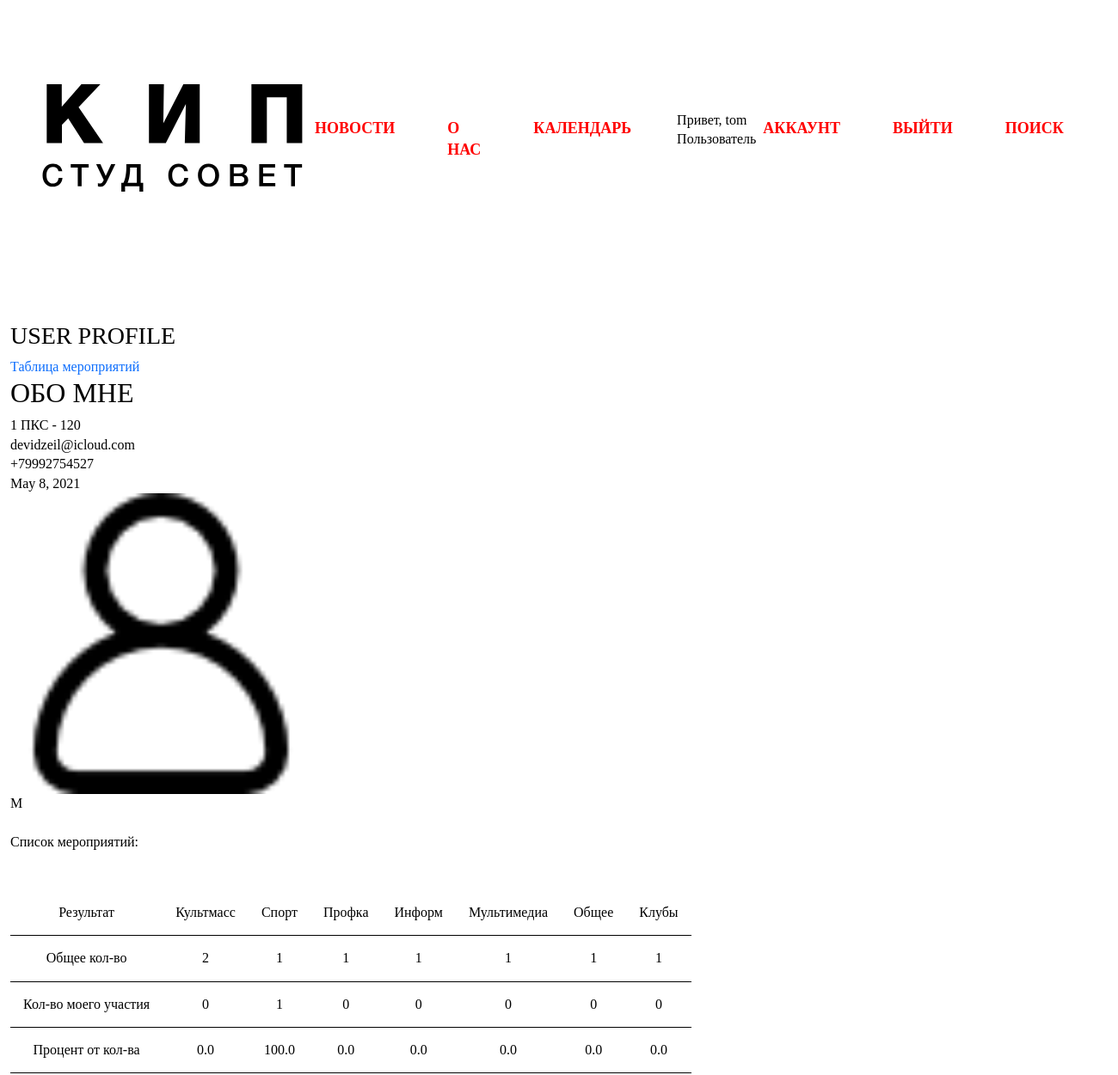
The page /user/ (signed in, upper part) on the database as committed earlier.
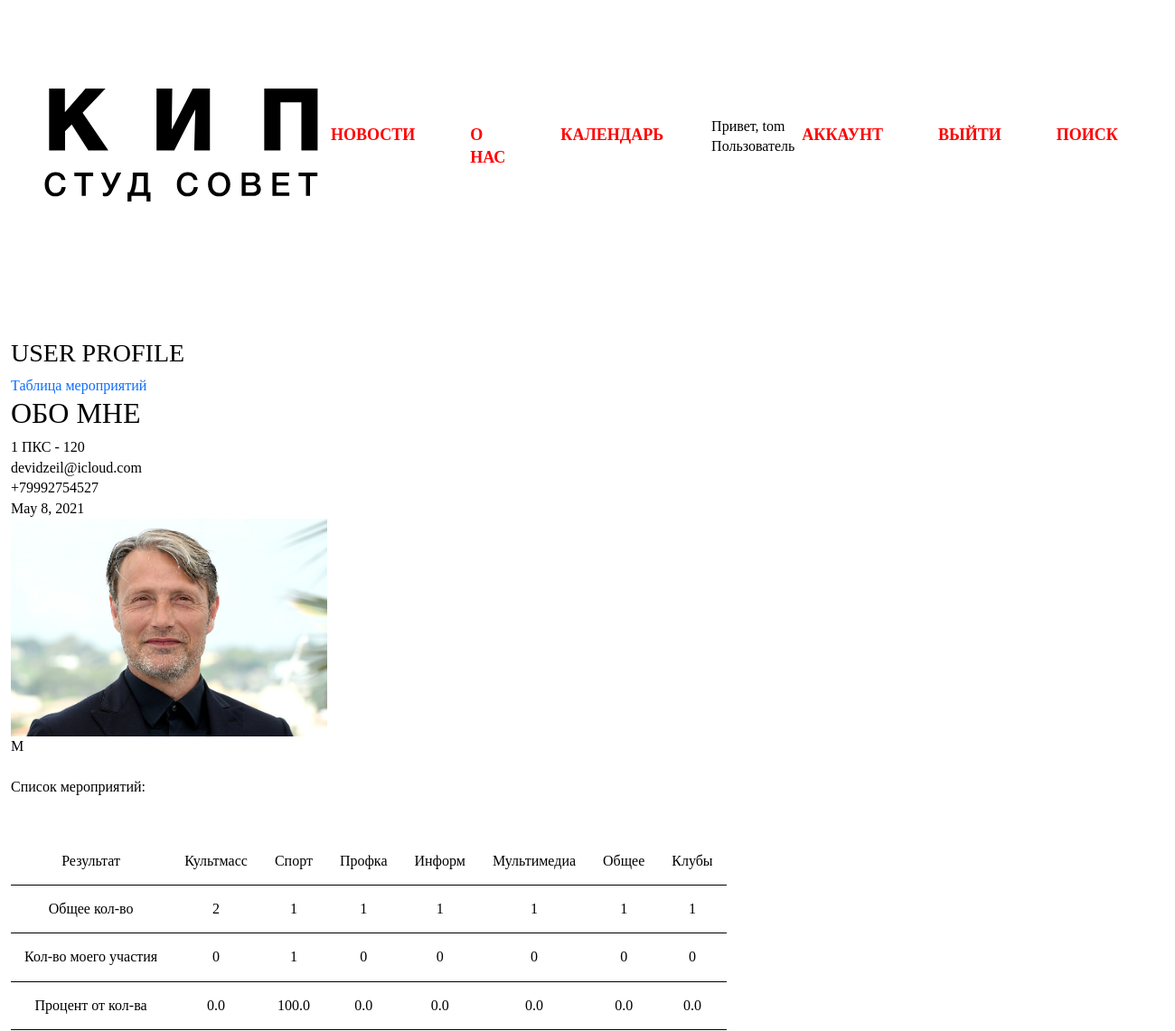
The same page on the database as committed later.
### accounts/models.py (models this page shows)
class Student(models.Model):
    user        = models.OneToOneField(User, null=True, on_delete=models.CASCADE)
    group       = models.ForeignKey(Company, null=True, on_delete=models.SET_NULL)
    fio         = models.CharField(max_length=200, null=True)
    email       = models.CharField(max_length=200, null=True)
    phone       = models.CharField(max_length=200, null=True)
    birthday    = models.DateField(null=True)
    profile_pic = models.ImageField(default='avatar.png', null=True, blank=True)
    SEX = (
            ('М', 'М'),
            ('Ж', 'Ж')
    )
    sex         = models.CharField(max_length=200, null=True, choices=SEX)
    date_created= models.DateTimeField(auto_now_add=True, null=True)
    def __str__(self):
        return self.fio

class Company(models.Model):
    COURCE = (
            ('1', '1'),
            ('2', '2'),
            ('3', '3'),
            ('4', '4')
    )
    сourse      = models.CharField(max_length=200, null=True, choices=COURCE)
    specialty   = models.ForeignKey(Specialty, null=True, on_delete=models.SET_NULL)
    group_number= models.CharField(max_length=200, null=True)
    def __str__(self):
        return self.group_number

class Specialty(models.Model):
    name        = models.CharField(max_length=200, null=True)
    def __str__(self):
        return self.name

class Tag(models.Model):
    name        = models.CharField(max_length=200, null=True)
    def __str__(self):
        return self.name

### accounts/views.py (the view)
# urls.py: path('user/', views.userPage, name="user-page"),
@login_required(login_url='login')
def userPage(request):
    user = request.user.student
    info = Student.objects.filter(fio = user)
    tags = Tag.objects.all()
    events = []
    events_member = []
    for tag in tags:
        events.append(
            Event.objects.filter(tags__name=tag.name).count()
        )
        events_member.append(
            request.user.student.member_set.filter(event__tags__name=tag.name).count()
        )
    event_procents = []
    for i in range(0, len(events)):
        event_procents.append(events_member[i] * 100 / events[i])
    awards = request.user.student.useraward_set.all()
    context = {
        'info':info,
        'user':user, 'tags':tags, 'awards':awards,
        'events': events, 'events_member':events_member,
        'event_procents':event_procents,
    }
    return render(request, 'accounts/auth/user.html', context)

### accounts/templates/accounts/auth/user.html (shortened to what this page needs)
{% extends 'accounts/main.html' %}
{% load static %}
{% block content %}
<h3>USER PROFILE</h3>
<a href="{% url 'user_table' user.id %}">Таблица мероприятий</a>
<br>
<h2>ОБО МНЕ</h2>
{% for field in info %}
    {{field.group.сourse}}
    {{field.group.specialty}} -
    {{field.group}}
    <br>
    {{field.email}}
    <br>
    {{field.phone}}
    <br>
    {{field.birthday}}
    <br>
    <img width="350px" height="550px" class="profile-pic img-fluid"" src="{{field.profile_pic.url}}" >
    <br>
    {{field.sex}}
    <br>
{% endfor %}
<br>
Список мероприятий:
<br>
<br>
<br>
<table>
    <tr>
        <th>Результат</th>
        {% for tag in tags %}
        <th>{{tag}}</th>
        {% endfor %}
    </tr>
    <tr>
        <td>Общее кол-во</td>
        {% for event in events %}
        <td>{{event}}</td>
        {% endfor %}
    </tr>
    <tr>
        <td>Кол-во моего участия</td>
        {% for event_member in events_member %}
        <td>{{event_member}}</td>
        {% endfor %}
    </tr>
    <tr>
        <td>Процент от кол-ва</td>
        {% for event_procent in event_procents %}
        <td>{{event_procent}}</td>
        {% endfor %}
    </tr>
</table>
<br>
<br>
<br>
<br>
<br>
<br>
<br>
<br>
<br>
<br>
{% endblock content %}

### accounts/templates/accounts/main.html (shortened to what this page needs)
{% load static %}
<!DOCTYPE html>
<html lang="en">
<head>
    <link rel="stylesheet" href="https://cdn.jsdelivr.net/npm/bootstrap@5.0.0-beta1/dist/css/bootstrap.rtl.min.css"
>
    <link rel="stylesheet" type="text/css" href="{% static './css/styles.css' %}">
    <link rel="stylesheet" type="text/css" href="{% static './css/fonts.css' %}">
    <link rel="stylesheet" type="text/css" href="{% static './css/Helvetica.css' %}">
</head>
<body>
    <div class="container-fluid">
        {% include 'accounts/blocks/hider.html'%}
        {% include 'accounts/blocks/header.html'%}
        {% block content %}
        {% endblock %}
    </div>
</body>
</html>

### accounts/templates/accounts/blocks/hider.html
{% load static %}
<section class="hider row">
    <div class="col-12">
    </div>
</section>

### accounts/templates/accounts/blocks/header.html (shortened to what this page needs)
{% load static %}
<div class="container-fluid">
<section class="header row">
    <nav class="navbar navbar-expand-xl navbar-light">
        <div class="container-fluid header-navs">
            <a class="navbar-brand" href="{% url 'main' %}"><img class="header-logo" src="{% static '/images/logo.svg' %}" alt="logo"></a>
            <div class="collapse navbar-collapse" id="navbarSupportedContent">
                <ul class="navbar-nav me-auto mb-2 mb-lg-0 nav-items">
                    <li class="nav-item">
                        <a class="nav-link" href="{% url 'news' %}">Новости</a>
                    </li>
                    <li class="nav-item">
                        <a class="nav-link" href="{% url 'about' %}">О нас</a>
                    </li>
                    <li class="nav-item">
                        <a class="nav-link" href="{% url 'calendar' %}">Календарь</a>
                    </li>
                    {% if request.user.is_authenticated %}
                        Привет, {{request.user}}
                        {% if request.user.is_staff %}
                            Админ
                        {% else %}
                            Пользователь
                        {% endif %}
                        <li class="nav-item">
                            <a class="nav-link" href="{% url 'user-page' %}">Аккаунт</a>
                        </li>
                        <li class="nav-item">
                            <a class="nav-link" href="{% url 'logout' %}">Выйти</a>
                        </li>
                    {% else %}
                        <li class="nav-item">
                            <a class="nav-link" href="{% url 'login' %}">Войти</a>
                        </li>
                    {% endif %}
                    <li class="nav-item">
                        <a class="nav-link" href="{% url 'search' %}">Поиск</a>
                    </li>
                </ul>
            </div>
        </div>
    </nav>
</section>
</div>

### accounts/templates/accounts/blocks/footer.html (shortened to what this page needs)
{% load static %}

### accounts/templates/accounts/blocks/copyright.html (shortened to what this page needs)
{% load static %}

### static/css/styles.css (style rules this page uses)
body { min-width: 400px; }
@media all { .hider { height: 10vh; } }
@media all { .header { margin-bottom: 130px; } }
@media all { .navbar-brand { margin: 0 0px; } }
@media all { .nav-item { margin-right: 75px; } }
@media (max-width: 3840px) { .nav-item { margin-right: 75px; } }
@media (max-width: 1440px) { .nav-item { margin-right: 45px; } }

### accounts/templates/accounts/auth/user.html (style rules this page uses)
th, td { padding: 15px; text-align: center; border-bottom: 1px black solid; }

Rows that differ between the two databases and show on the page:
changed Student "devidzeil@icloud.com": profile_pic: picture added in place of a placeholder
